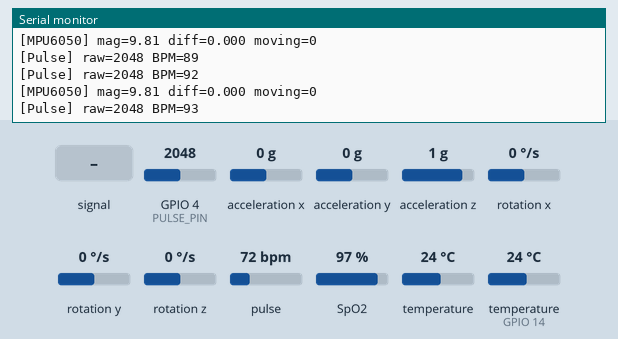
A sketch run on a simulated ESP32-S3. Parts: the last lines printed to the serial monitor. The test bench sets the inputs (shaded band); at power-on: acceleration x 0 g, temperature (sensor on GPIO 14) 24 °C, GPIO 4 (PULSE_PIN) = 2048, acceleration y 0 g, acceleration z 1 g, rotation x 0 °/s, rotation y 0 °/s, rotation z 0 °/s, pulse 72 bpm, SpO2 97 %, temperature 24 °C. WiFi joins after 1.5 s; servers stay silent unless stated; no MQTT or app messages arrive unless stated.

Above: at 4.7 s.
4.8 s: GPIO 4 (PULSE_PIN) fed a 200 Hz sine of ±327 counts around its level
At 9.22 s:
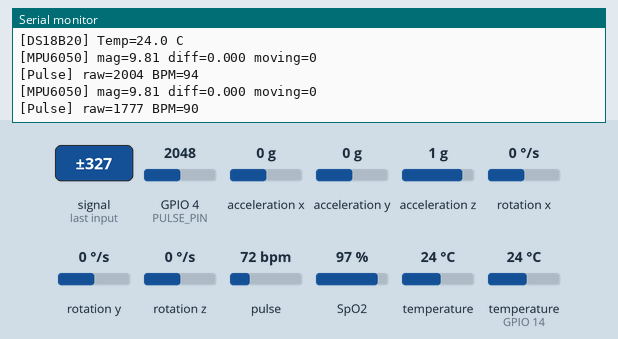
9.5 s: acceleration x set to -1.4 g
At 10.7 s:
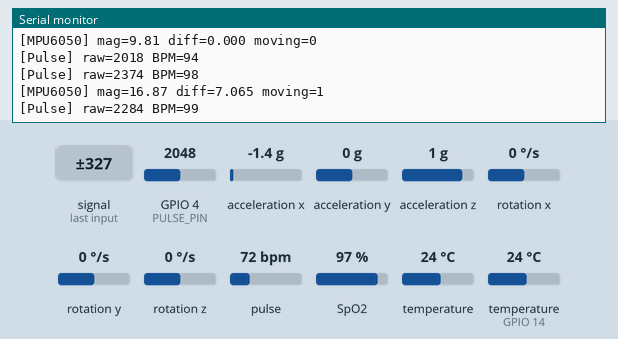
11.0 s: temperature (sensor on GPIO 14) set to 12 °C
12.5 s: GPIO 4 (PULSE_PIN) set to 3040
At 13.7 s:
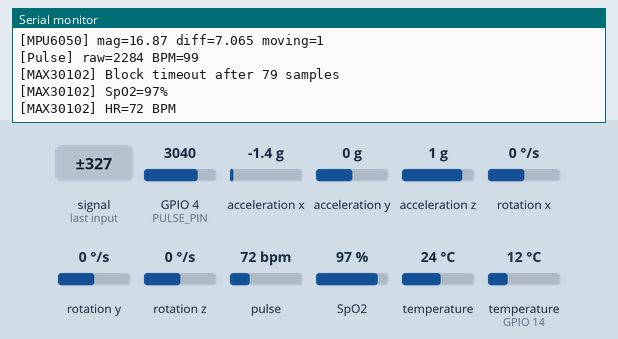
14.0 s: acceleration y set to -1.4 g
At 14.01 s:
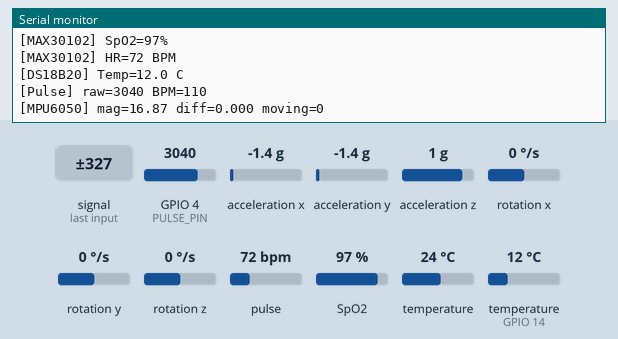
15.5 s: GPIO 4 (PULSE_PIN) fed a 1000 Hz sine of ±1023 counts around its level
At 16.2 s:
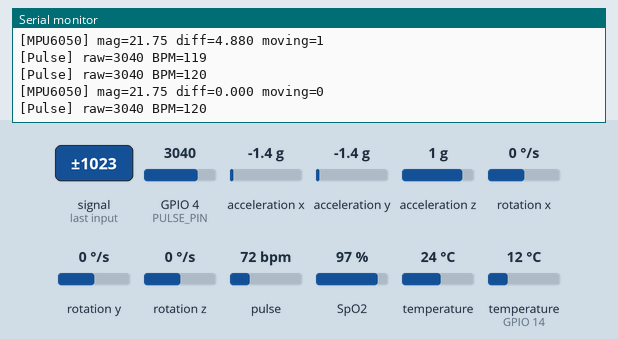
Timing chart, 0 to 18.0 s (numbered marks = the images above; inputs shaded):
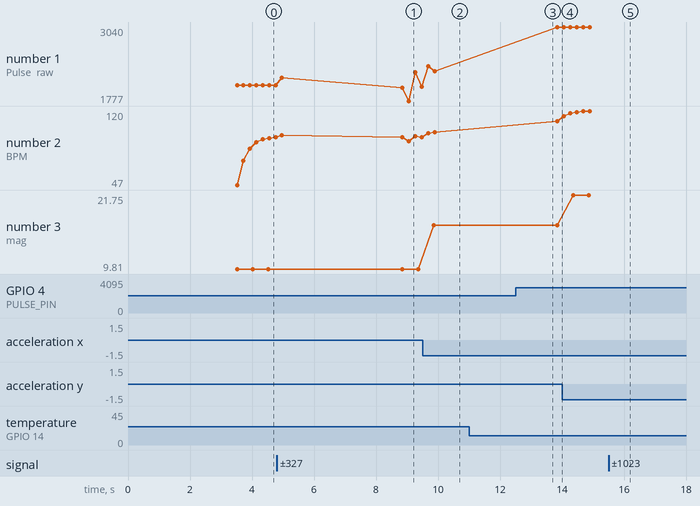

Measured:
- after the input at 4.8 s, the serial monitor: prints a new line after 0.17 s (image 1)
- after the input at 9.5 s, the serial monitor: prints a new line after 0.37 s (image 2)
- plotted number 1: 2048 → 2018 after the input at 4.8 s, 2018 → 2284 after the input at 9.5 s, 2284 → 3040 after the input at 12.5 s
- plotted number 2: 99 → 110 after the input at 12.5 s
- plotted number 3: 9.81 → 16.87 after the input at 9.5 s, 16.87 → 21.75 after the input at 14.0 s

The sketch:

healthcode.ino
```cpp
/*
 * VitalTrack - ESP32-S3 firmware
 *
 * Samples heart rate, SpO2, body temperature and movement, and publishes
 * them as retained MQTT messages under health/.
 *
 * Author: Senator Chigoziri Ugwu
 * B.Eng. Computer Engineering, Nile University of Nigeria
 */

#include <WiFi.h>
#include <PubSubClient.h>
#include <Wire.h>
#include "MAX30105.h"
#include "spo2_algorithm.h"
#include <Adafruit_MPU6050.h>
#include <Adafruit_Sensor.h>
#include <OneWire.h>
#include <DallasTemperature.h>

// WiFi and broker settings live in secrets.h, which is git-ignored.
// Copy secrets.example.h to secrets.h and fill in your own values.
#include "secrets.h"

const int   MQTT_PORT = 1883;

#define I2C_SDA      8
#define I2C_SCL      9
#define PULSE_PIN    4
#define DS18B20_PIN  14

#define WIFI_CONNECT_TIMEOUT_MS  15000UL
#define MQTT_RETRY_INTERVAL_MS    5000UL
#define MAX_BLOCK_MS              3000UL
#define MAX_SAMPLE_TIMEOUT_MS      500UL

#define INTERVAL_PULSE      200UL
#define INTERVAL_MAX       5000UL
#define INTERVAL_TEMP      5000UL
#define INTERVAL_MOVEMENT   500UL

OneWire           oneWire(DS18B20_PIN);
DallasTemperature tempSensor(&oneWire);
WiFiClient        wifi;
PubSubClient      mqtt(wifi);
MAX30105          particleSensor;
Adafruit_MPU6050  mpu;

uint32_t irBuffer[100];
uint32_t redBuffer[100];
int32_t  spo2Val;
int8_t   spo2Valid;
int32_t  heartRateVal;
int8_t   hrValid;

int   lastBpm      = 0;
float lastAccelMag = 0.0f;

unsigned long lastPulse    = 0;
unsigned long lastMAX      = 0;
unsigned long lastMovement = 0;
unsigned long lastTemp     = 0;
unsigned long lastMqttTry  = 0;

bool maxReady  = false;
bool mpuReady  = false;
bool tempReady = false;

void connectWifi() {
  if (WiFi.status() == WL_CONNECTED) return;
  WiFi.mode(WIFI_STA);
  WiFi.begin(WIFI_SSID, WIFI_PASS);
  Serial.print("[WiFi] Connecting");
  unsigned long start = millis();
  while (WiFi.status() != WL_CONNECTED) {
    if (millis() - start > WIFI_CONNECT_TIMEOUT_MS) {
      Serial.println("\n[WiFi] Timed out — continuing offline");
      return;
    }
    delay(500);
    Serial.print(".");
  }
  Serial.println("\n[WiFi] Connected! IP: " + WiFi.localIP().toString());
}

void handleMqtt() {
  if (mqtt.connected()) { mqtt.loop(); return; }
  if (WiFi.status() != WL_CONNECTED) return;
  unsigned long now = millis();
  if (now - lastMqttTry < MQTT_RETRY_INTERVAL_MS) return;
  lastMqttTry = now;
  Serial.print("[MQTT] Connecting...");
  if (mqtt.connect("esp32-health")) {
    Serial.println(" Connected!");
  } else {
    Serial.printf(" Failed rc=%d — retrying in %lu s\n",
                  mqtt.state(), MQTT_RETRY_INTERVAL_MS / 1000);
  }
}

void publishInt(const char* topic, int val) {
  if (!mqtt.connected()) return;
  char buf[12];
  itoa(val, buf, 10);
  mqtt.publish(topic, buf, true);
}

void publishFloat(const char* topic, float val, int decimals) {
  if (!mqtt.connected()) return;
  char buf[16];
  dtostrf(val, 4, decimals, buf);
  mqtt.publish(topic, buf, true);
}

void setup() {
  Serial.begin(115200);
  while (!Serial) delay(10);   // wait for Serial Monitor to connect
  delay(2000);
  Serial.println("\n=== Booting ===");

  // Clear stuck I2C bus before init
  pinMode(I2C_SDA, OUTPUT);
  pinMode(I2C_SCL, OUTPUT);
  digitalWrite(I2C_SDA, HIGH);
  digitalWrite(I2C_SCL, HIGH);
  for (int i = 0; i < 9; i++) {
    digitalWrite(I2C_SCL, LOW);  delayMicroseconds(5);
    digitalWrite(I2C_SCL, HIGH); delayMicroseconds(5);
  }
  digitalWrite(I2C_SDA, LOW); delayMicroseconds(5);
  digitalWrite(I2C_SDA, HIGH); delayMicroseconds(5);

  Wire.begin(I2C_SDA, I2C_SCL);
  Serial.printf("[I2C] SDA=%d SCL=%d\n", I2C_SDA, I2C_SCL);

  connectWifi();
  mqtt.setServer(MQTT_SERVER, MQTT_PORT);

  // MAX30102
  if (!particleSensor.begin(Wire, I2C_SPEED_FAST)) {
    Serial.println("[MAX30102] Not found — SKIPPING");
  } else {
    particleSensor.setup(60, 4, 2, 100, 411, 4096);
    Serial.println("[MAX30102] Ready");
    maxReady = true;
  }

  // MPU6050
  if (!mpu.begin()) {
    Serial.println("[MPU6050] Not found — SKIPPING");
  } else {
    mpu.setAccelerometerRange(MPU6050_RANGE_2_G);
    mpu.setGyroRange(MPU6050_RANGE_250_DEG);
    mpu.setFilterBandwidth(MPU6050_BAND_21_HZ);
    Serial.println("[MPU6050] Ready");
    mpuReady = true;
  }

  // DS18B20
  tempSensor.begin();
  int count = tempSensor.getDeviceCount();
  Serial.printf("[DS18B20] Found %d sensor(s)\n", count);
  if (count > 0) tempReady = true;

  Serial.println("=== All done — running! ===\n");
}

void loop() {
  connectWifi();
  handleMqtt();

  unsigned long now = millis();

  // Pulse sensor every 200ms
  if (now - lastPulse >= INTERVAL_PULSE) {
    lastPulse = now;
    int raw = analogRead(PULSE_PIN);
    int bpm = map(raw, 0, 4095, 40, 150);
    bpm = (bpm + lastBpm) / 2;
    lastBpm = bpm;
    if (bpm > 45 && bpm < 145) {
      publishInt("health/heartrate", bpm);
      Serial.printf("[Pulse] raw=%d BPM=%d\n", raw, bpm);
    }
  }

  // MAX30102 SpO2 every 5s
  if (maxReady && now - lastMAX >= INTERVAL_MAX) {
    lastMAX = now;
    unsigned long blockStart = millis();
    int samplesCollected = 0;
    for (int i = 0; i < 100; i++) {
      if (millis() - blockStart > MAX_BLOCK_MS) {
        Serial.printf("[MAX30102] Block timeout after %d samples\n", i);
        break;
      }
      unsigned long t = millis();
      while (!particleSensor.available()) {
        particleSensor.check();
        if (millis() - t > MAX_SAMPLE_TIMEOUT_MS) {
          Serial.println("[MAX30102] Sample timeout");
          goto max_done;
        }
      }
      redBuffer[i] = particleSensor.getRed();
      irBuffer[i]  = particleSensor.getIR();
      particleSensor.nextSample();
      samplesCollected++;
    }
    max_done:
    if (samplesCollected >= 50) {
      maxim_heart_rate_and_oxygen_saturation(
        irBuffer, samplesCollected, redBuffer,
        &spo2Val, &spo2Valid, &heartRateVal, &hrValid
      );
      if (spo2Valid == 1 && spo2Val > 0 && spo2Val <= 100) {
        publishInt("health/spo2", spo2Val);
        Serial.printf("[MAX30102] SpO2=%d%%\n", spo2Val);
      }
      if (hrValid == 1 && heartRateVal > 30 && heartRateVal < 200) {
        publishInt("health/heartrate", heartRateVal);
        Serial.printf("[MAX30102] HR=%d BPM\n", heartRateVal);
      }
    } else {
      Serial.printf("[MAX30102] Too few samples (%d) — skipping\n", samplesCollected);
    }
  }

  // DS18B20 temperature every 5s
  if (tempReady && now - lastTemp >= INTERVAL_TEMP) {
    lastTemp = now;
    tempSensor.requestTemperatures();
    float tempC = tempSensor.getTempCByIndex(0);
    if (tempC != DEVICE_DISCONNECTED_C && tempC > 0.0f) {
      publishFloat("health/temperature", tempC, 1);
      Serial.printf("[DS18B20] Temp=%.1f C\n", tempC);
    } else {
      Serial.println("[DS18B20] No reading");
    }
  }

  // MPU6050 movement every 500ms
  if (mpuReady && now - lastMovement >= INTERVAL_MOVEMENT) {
    lastMovement = now;
    sensors_event_t a, g, temp;
    mpu.getEvent(&a, &g, &temp);
    float ax   = a.acceleration.x;
    float ay   = a.acceleration.y;
    float az   = a.acceleration.z;
    float mag  = sqrtf(ax*ax + ay*ay + az*az);
    float diff = fabsf(mag - lastAccelMag);
    lastAccelMag = mag;
    bool moving  = (diff > 0.3f);
    publishInt("health/movement", moving ? 1 : 0);
    Serial.printf("[MPU6050] mag=%.2f diff=%.3f moving=%d\n", mag, diff, (int)moving);
  }

  delay(10);
}
```

secrets.example.h
```cpp
#pragma once

// Author: Senator Chigoziri Ugwu

// Copy this file to secrets.h and fill in your own values.
// secrets.h is git-ignored so real credentials never reach the repository.

const char* WIFI_SSID   = "your-wifi-ssid";
const char* WIFI_PASS   = "your-wifi-password";
const char* MQTT_SERVER = "192.168.1.100";   // IP of the Raspberry Pi running Mosquitto
```
